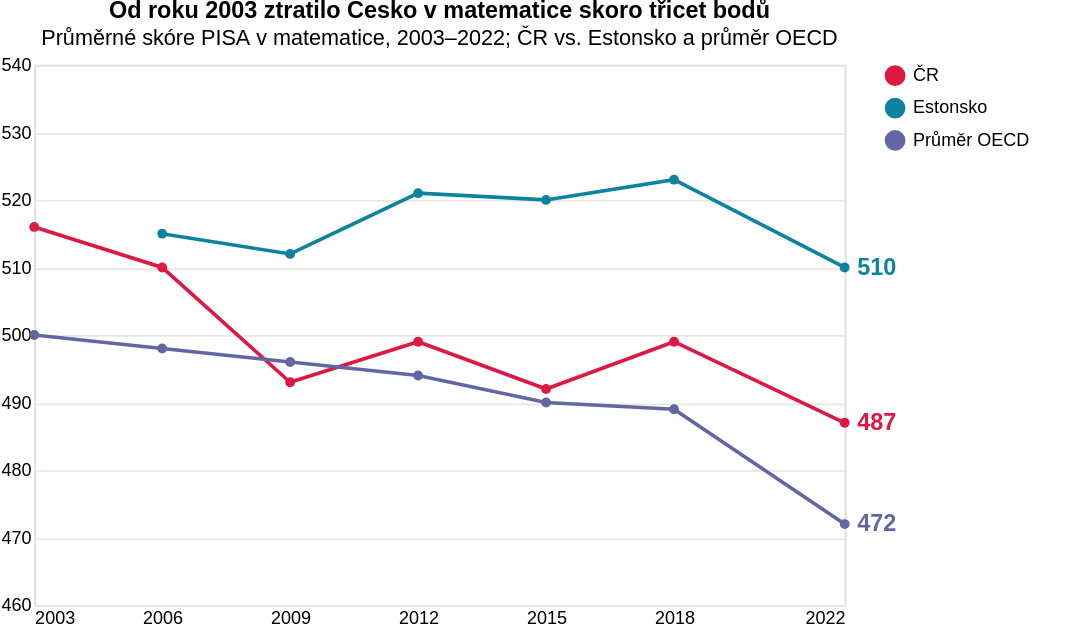

Write a Vega-Lite specification for this figure.
### Vega-Lite specification from a JSON file in a GitHub repository (floating-point values rounded to 4 significant figures)
{"$schema": "https://vega.github.io/schema/vega-lite/v5.json", "title": {"text": "Od roku 2003 ztratilo Česko v matematice skoro třicet bodů", "subtitle": "Průměrné skóre PISA v matematice, 2003–2022; ČR vs. Estonsko a průměr OECD"}, "width": 450, "height": 300, "padding": {"right": 34}, "data": {"values": [{"rok": 2003, "zeme": "ČR", "body": 516}, {"rok": 2006, "zeme": "ČR", "body": 510}, {"rok": 2009, "zeme": "ČR", "body": 493}, {"rok": 2012, "zeme": "ČR", "body": 499}, {"rok": 2015, "zeme": "ČR", "body": 492}, {"rok": 2018, "zeme": "ČR", "body": 499}, {"rok": 2022, "zeme": "ČR", "body": 487}, {"rok": 2006, "zeme": "Estonsko", "body": 515}, {"rok": 2009, "zeme": "Estonsko", "body": 512}, {"rok": 2012, "zeme": "Estonsko", "body": 521}, {"rok": 2015, "zeme": "Estonsko", "body": 520}, {"rok": 2018, "zeme": "Estonsko", "body": 523}, {"rok": 2022, "zeme": "Estonsko", "body": 510}, {"rok": 2003, "zeme": "Průměr OECD", "body": 500}, {"rok": 2006, "zeme": "Průměr OECD", "body": 498}, {"rok": 2009, "zeme": "Průměr OECD", "body": 496}, {"rok": 2012, "zeme": "Průměr OECD", "body": 494}, {"rok": 2015, "zeme": "Průměr OECD", "body": 490}, {"rok": 2018, "zeme": "Průměr OECD", "body": 489}, {"rok": 2022, "zeme": "Průměr OECD", "body": 472}]}, "encoding": {"x": {"field": "rok", "type": "quantitative", "title": null, "scale": {"domain": [2003, 2022]}, "axis": {"format": "d", "values": [2003, 2006, 2009, 2012, 2015, 2018, 2022], "grid": false, "domain": false, "ticks": false}}, "y": {"field": "body", "type": "quantitative", "title": null, "scale": {"domain": [460, 540]}, "axis": {"grid": true, "gridColor": "#e8e8dc", "domain": false, "ticks": false}}, "color": {"field": "zeme", "type": "nominal", "scale": {"domain": ["ČR", "Estonsko", "Průměr OECD"], "range": ["#de1743", "#0e839e", "#6267a3"]}, "legend": {"title": null}}}, "layer": [{"params": [{"name": "serie", "select": {"type": "point", "fields": ["zeme"]}, "bind": "legend"}], "mark": {"type": "line", "point": true}, "encoding": {"opacity": {"condition": {"param": "serie", "value": 1}, "value": 0.18}, "tooltip": [{"field": "zeme", "title": "Země"}, {"field": "rok", "title": "Rok testování", "format": "d"}, {"field": "body", "title": "Skóre v matematice", "format": "d"}]}}, {"transform": [{"filter": "datum.rok == 2022"}], "mark": {"type": "text", "align": "left", "dx": 7, "fontSize": 13, "fontWeight": "bold"}, "encoding": {"text": {"field": "body", "type": "quantitative", "format": "d"}, "opacity": {"condition": {"param": "serie", "value": 1}, "value": 0.18}, "x": {"field": "rok", "type": "quantitative", "scale": {"domain": [2003, 2022]}}, "y": {"field": "body", "type": "quantitative", "scale": {"domain": [460, 540]}}}}], "_source": "[OECD, databáze PISA – matematická gramotnost](https://www.oecd.org/en/data/indicators/mathematics-performance-pisa.html)", "usermeta": {"description": "Zobrazení křížení křivek. Estonsko stoupající/vysoké, ČR klesající trend, OECD pokles. Vlna 2006: ČR 510, Estonsko 515, OECD 498 (PISA 2006 report)."}}
